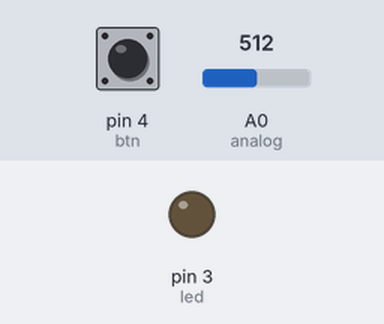
Recording of a sketch running on a simulated Arduino Uno, built with avr-gcc and run on an emulated ATmega328P. On the bench: output pins drawn as LEDs (lit = HIGH). Dashed ring = blinking. The inputs (shaded band) are chosen by the test bench; at power-on: pin 4 (btn) LOW, A0 (analog) = 512. What the sketch prints to the serial monitor is not drawn.

Above: at 1.2 s.
1.3 s: pin 4 (btn) pulled HIGH for 1 s
At 1.7 s:
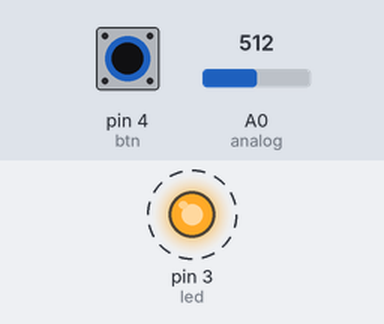
3.9 s: pin 4 (btn) pulled HIGH for 3.2 s
At 8.6 s:
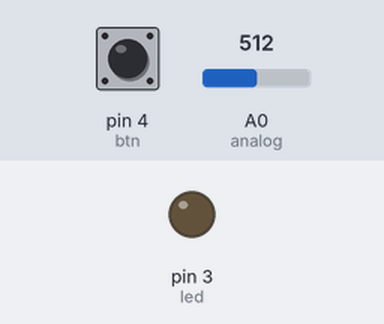
Timing chart, 0 to 10.1 s (numbered marks = the images above; inputs shaded):
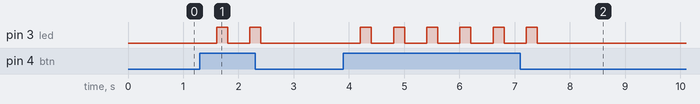

The sketch:

Fire.ino
```cpp
int led=3;
int btn=4;
int btnStatus=0;
int temp;
int val;
int analog=A0;

void setup() {
  pinMode(led,OUTPUT);
  pinMode(analog,INPUT);
  pinMode(btn,INPUT);
  Serial.begin(9600);

}

void loop() {

  btnStatus=digitalRead(btn);

  val=analogRead(analog);
  temp = val * 0.48828125;
  //vol=(temp*5)/1024;
  //int tempC=(vol-5)*100;

  Serial.println(temp);
  delay(200);
  if(temp>10){
    if(btnStatus==HIGH){

      digitalWrite(led,HIGH);
      delay(200);
      digitalWrite(led,LOW);
      delay(200);
      }
    }

}
```

Measured:
- after the input at 1.3 s, pin 3 (led): alternates HIGH for 0.20 s and LOW for 0.40 s, 4 changes in all, then stays LOW, starting after 0.30 s
- after the input at 3.9 s, pin 3 (led): alternates HIGH for 0.20 s and LOW for 0.40 s, 12 changes in all, then stays LOW, starting after 0.31 s
